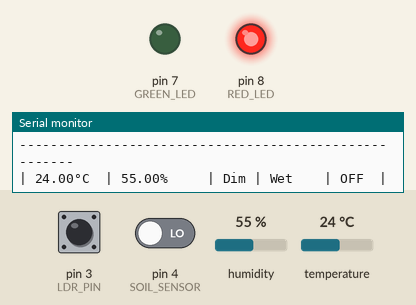
The sketch below on a simulated Arduino Uno, built with avr-gcc and run on an emulated ATmega328P. Shown: output pins drawn as LEDs (lit = HIGH), the last lines printed to the serial monitor. The inputs (shaded band) are chosen by the test bench; at power-on: pin 4 (SOIL_SENSOR) LOW, pin 3 (LDR_PIN) HIGH, humidity 55 %, temperature 24 °C.

Above: at 1.3 s.
1.4 s: pin 4 (SOIL_SENSOR) driven HIGH
At 2.6 s:
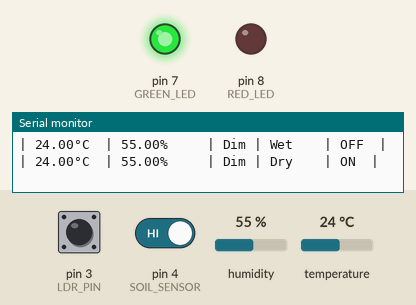
7.7 s: pin 4 (SOIL_SENSOR) driven LOW
At 8.6 s:
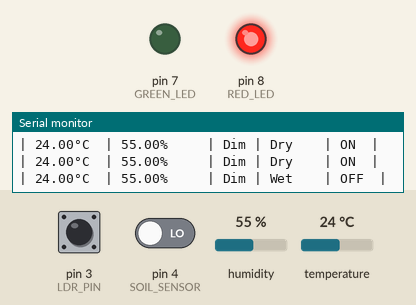
Timing chart, 0 to 10.7 s (numbered marks = the images above; inputs shaded):
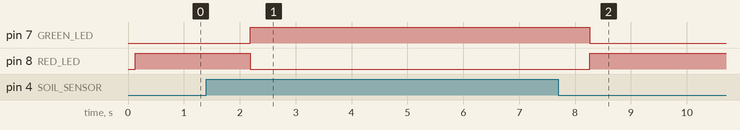

The sketch:

Plant_Monitoring_System.ino
```cpp
#include <DHT.h>

#define DHTPIN 2
#define DHTTYPE DHT11

#define LDR_PIN 3
#define SOIL_SENSOR 4
#define GREEN_LED 7
#define RED_LED 8

DHT dht(DHTPIN, DHTTYPE);

void setup() {
  Serial.begin(9600);
  dht.begin();
  pinMode(LDR_PIN, INPUT);
  pinMode(SOIL_SENSOR, INPUT);
  pinMode(GREEN_LED, OUTPUT);
  pinMode(RED_LED, OUTPUT);

  Serial.println("------------------------------------------------------");
  Serial.println("| Temp (°C) | Humidity (%) | Light  | Moisture | Pump |");
  Serial.println("------------------------------------------------------");
}

void loop() {
  float temperature = dht.readTemperature();
  float humidity = dht.readHumidity();
  int sunlight = digitalRead(LDR_PIN);
  int soilMoisture = digitalRead(SOIL_SENSOR);  // Read Digital Output (HIGH/LOW)

  if (isnan(temperature) || isnan(humidity)) {
    Serial.println("ERROR: Sensor Read Failed");
    return;
  }

  String sunlightStatus = (sunlight == LOW) ? "Bright" : "Dim";
  String moistureStatus = (soilMoisture == LOW) ? "Wet" : "Dry";
  String pumpStatus;

  if (soilMoisture == HIGH) {  // Dry soil
    digitalWrite(GREEN_LED, HIGH);
    digitalWrite(RED_LED, LOW);
    pumpStatus = "ON";
  } else {  // Wet soil
    digitalWrite(GREEN_LED, LOW);
    digitalWrite(RED_LED, HIGH);
    pumpStatus = "OFF";
  }

  Serial.print("| ");
  Serial.print(temperature);
  Serial.print("°C  | ");
  Serial.print(humidity);
  Serial.print("%     | ");
  Serial.print(sunlightStatus);
  Serial.print(" | ");
  Serial.print(moistureStatus);
  Serial.print("    | ");
  Serial.print(pumpStatus);
  Serial.println("  |");

  delay(2000);
}
```

Measured:
- after the input at 1.4 s, pin 7 (GREEN_LED): LOW → HIGH after 0.78 s; pin 8 (RED_LED): HIGH → LOW after 0.78 s
- after the input at 7.7 s, pin 7 (GREEN_LED): HIGH → LOW after 0.56 s; pin 8 (RED_LED): LOW → HIGH after 0.56 s
